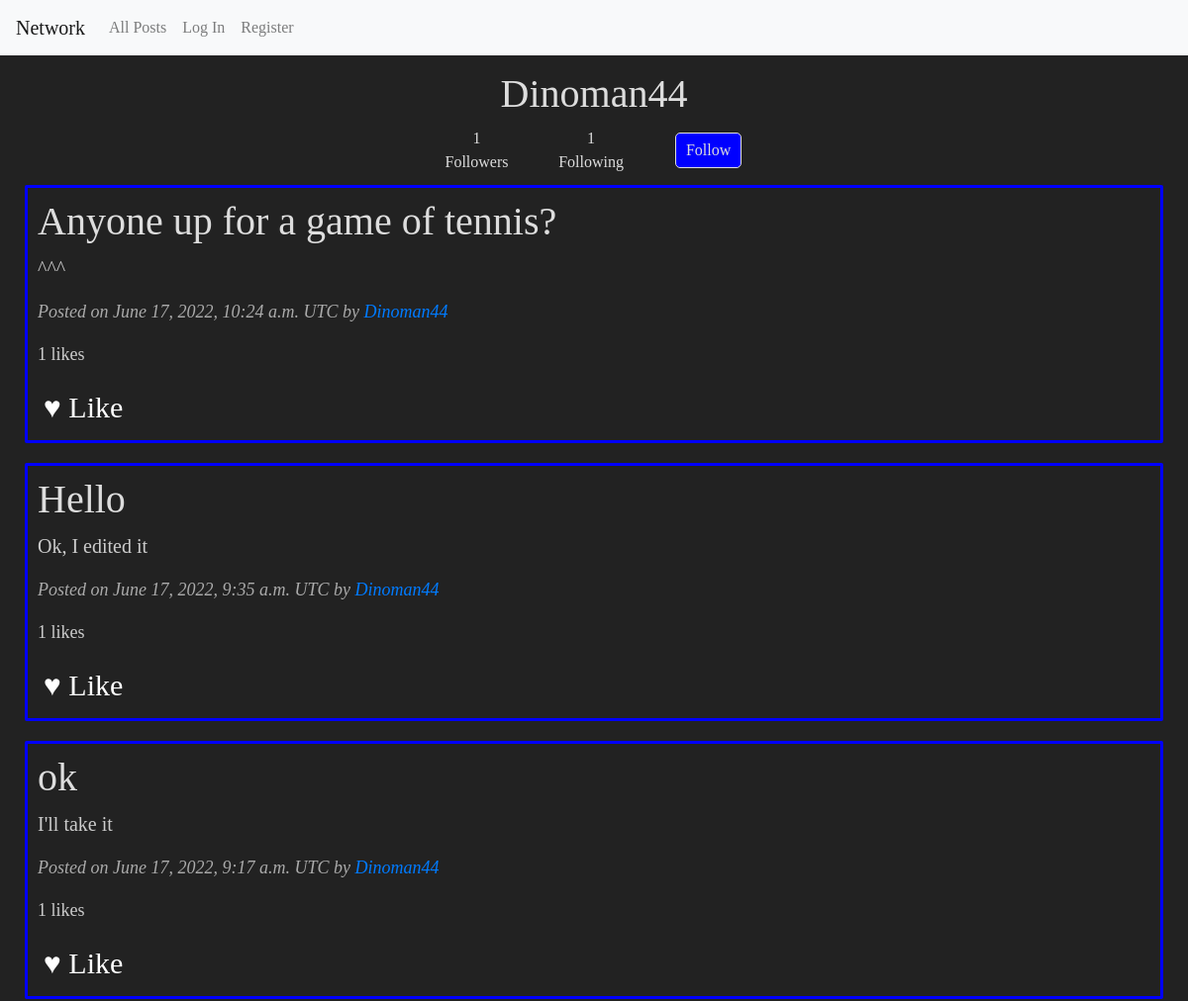
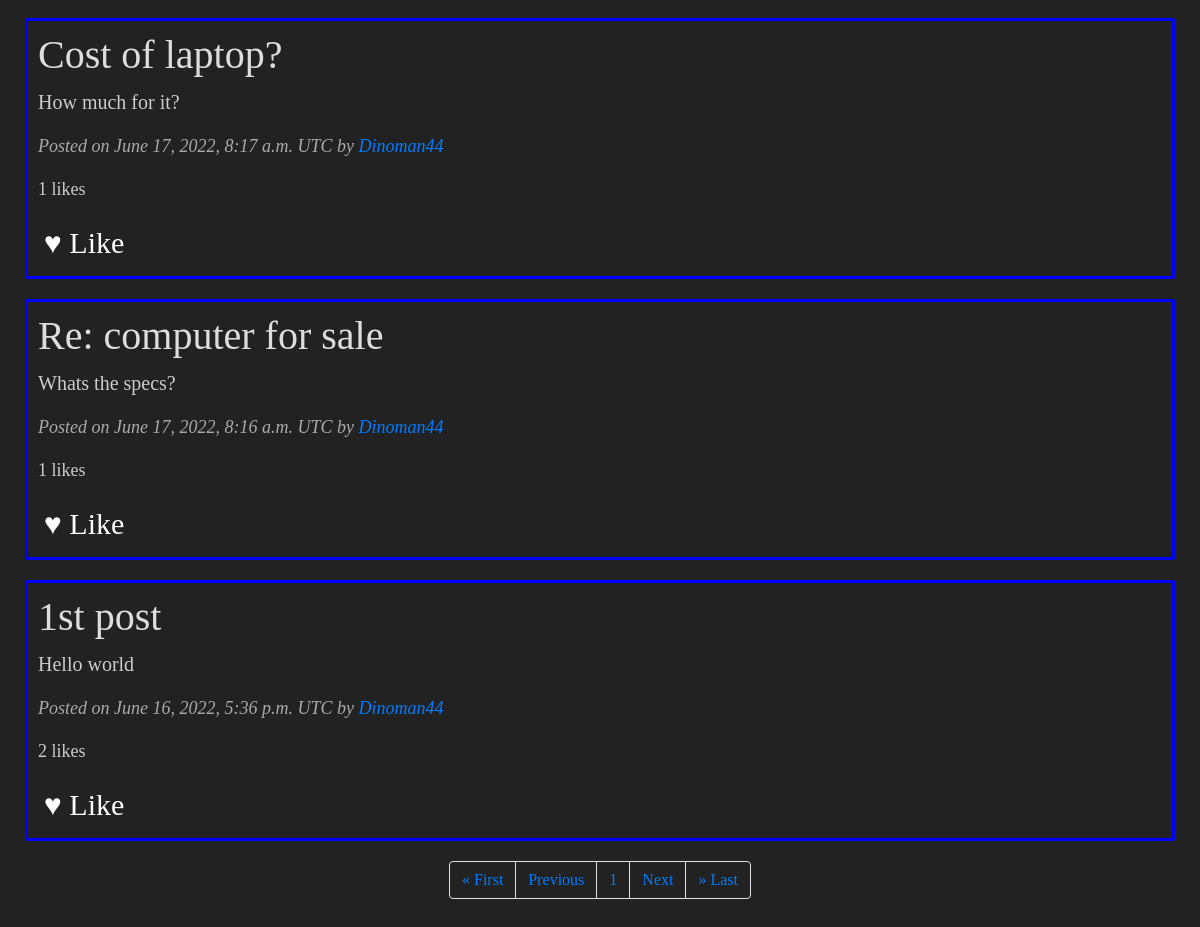
Page /user/1 on the committed database (2 pictures, top to bottom).
### network/models.py (models this page shows, shortened)
class User(AbstractUser):
    def __str__(self):
        return f"{self.username}"
    pass

class Post(models.Model):
    post_id = AutoField(primary_key=True)
    poster = ForeignKey(User, on_delete=models.CASCADE, related_name="poster")
    title = CharField(max_length=200)
    content = CharField(max_length=400)
    upload_date = DateTimeField()
    likes = IntegerField(default=0)

### network/views.py (the view)
# urls.py: path("user/<int:user_id>", views.see_user, name="see_user"),
def see_user(request, user_id):
    user = User.objects.filter(id=user_id).first()
    followers = Follows.objects.filter(followed=user).count()
    following = Follows.objects.filter(follower=user).count()
    being_followed = False
    if request.user.is_authenticated:
        if Follows.objects.filter(followed=user, follower=request.user).exists():
            being_followed = True
    raw_posts = Post.objects.filter(poster=user).order_by("-upload_date")
    posts =[]
    getter = request.user
    if getter.is_authenticated:
        for p in raw_posts:
            if Like.objects.filter(liker=getter, liked_post=p.post_id).exists():
                posts.append([p.post_id, p.poster, p.title, p.content, p.upload_date, p.likes, True])
            else:
                posts.append([p.post_id, p.poster, p.title, p.content, p.upload_date, p.likes, False])
    else:
        for p in raw_posts:
            posts.append([p.post_id, p.poster, p.title, p.content, p.upload_date, p.likes, False])
    pagination = Paginator(posts, 10)
    page_num = request.GET.get('page')
    posts = pagination.get_page(page_num)
    return render(request, "network/user_prof.html", {
        "posts": posts,
        "userp": user,
        "followers": followers,
        "following": following,
        "being_followed": being_followed,
        "num_pages": range(1, posts.paginator.num_pages+1)
    })

### network/templates/network/user_prof.html (shortened to what this page needs)
{% extends "network/layout.html" %}
{% block body %}
    <div class="bodyblock">
        <h1 style="text-align: center;">{{ userp.username }}</h1>
        <table>
            <tr>
                <td id="num_followers">{{ followers }}<br>Followers</td>
                <td id="num_followings">{{ following }}<br>Following</td>
                <td>{% if being_followed %}
                        <button class="unfollow-btn" id="follow-btn">Unfollow</button>
                    {% elif request.user == userp %}
                        <button id="follow-btn" disabled class="nofollow-btn">You cannot follow yourself!</button>
                    {% else %}
                        <button id="follow-btn" class="follow-btn">Follow</button>
                    {% endif %}
                </td>
            </tr>
        </table>
        {% for post in posts %}
        <div class="post-card">
            <h1>{{ post.2 }}</h2>
            <p id="content-{{ post.0 }}">{{ post.3 }}</p>
            <p style="font-style: italic; color: #aaa; font-size: 18px;">Posted on {{ post.4 }} UTC by <a href="/user/{{ user.id }}">{{ post.1 }}</a></p>
            <p style="font-size: 18px;" id="num-likes-{{ post.0 }}">{{ post.5 }} likes</p>
            {% if post.6 %}
                <button class="like-btn" id="like-{{ post.0 }}" style="color: red">♥ Liked</button>
            {% else %}
                <button class="like-btn" id="like-{{ post.0 }}" style="color: white">♥ Like</button>
            {% endif %}
        </div>
    {% endfor %}
    </div>
    <nav aria-label="Paginator">
        <ul class="pagination justify-content-center">
            <li class="page-item"><a class="page-link" href="?page=1">&laquo; First</a></li>
            {% if posts.has_previous %}
                <li class="page-item"><a class="page-link" href="?page={{ posts.previous_page_number }}">Previous</a></li>
            {% else %}
                <li class="page-item">
                    <a class="page-link" href="#" tabindex="-1" >Previous</a>
                </li>
            {% endif %}
            {% for num in num_pages %}
                <li class="page-item"><a class="page-link" href="?page={{ num }}">{{ num }}</a></li>
            {% endfor %}
            {% if posts.has_next %}
                <li class="page-item"><a class="page-link" href="?page={{ posts.next_page_number }}">Next</a></li>
            {% else %}
                <li class="page-item">
                    <a class="page-link" href="#" tabindex="-1">Next</a>
                </li>
            {% endif %}
            <li class="page-item"><a class="page-link" href="?page={{ posts.paginator.num_pages }}">&raquo; Last</a></li>
        </ul>
    </nav>
{% endblock %}

### network/static/network/styles.css (style rules this page uses)
body { min-height: 750px; background-color: #222; color: #ddd; font-family: Verdana; }
p { font-size: 20px; color: #ccc; }
table { margin: auto; text-align: center; width: 30%; }
.like-btn { border: none; background-color: inherit; color: white; font-size: 30px; }
.post-card { border: solid; border-radius: 2px; border-color: blue; padding: 10px; margin: 10px; margin-bottom: 20px; }
.follow-btn { border: solid; border-width: 1px; border-radius: 5px; border-color: #ddd; background-color: blue; padding: 5px 10px 5px 10px; color: #ddd; }
.page-link { background-color: #222; }

### rows in the picture
User: username "Dinoman44", title "Anyone up for a game of tennis?", content "^^^", upload_date "June 17, 2022, 10:24 a.m.", post "1", title "Hello", content "Ok, I edited it", upload_date "June 17, 2022, 9:35 a.m.", title "ok", content "I'll take it", upload_date "June 17, 2022, 9:17 a.m.", title "Cost of laptop?", content "How much for it?", upload_date "June 17, 2022, 8:17 a.m.", title "Re: computer for sale", content "Whats the specs?", upload_date "June 17, 2022, 8:16 a.m.", title "1st post", content "Hello world", upload_date "June 16, 2022, 5:36 p.m.", post "2"

### other values in the picture
{{ followers }} "1"
{{ following }} "1"
{{ num }} "1"
